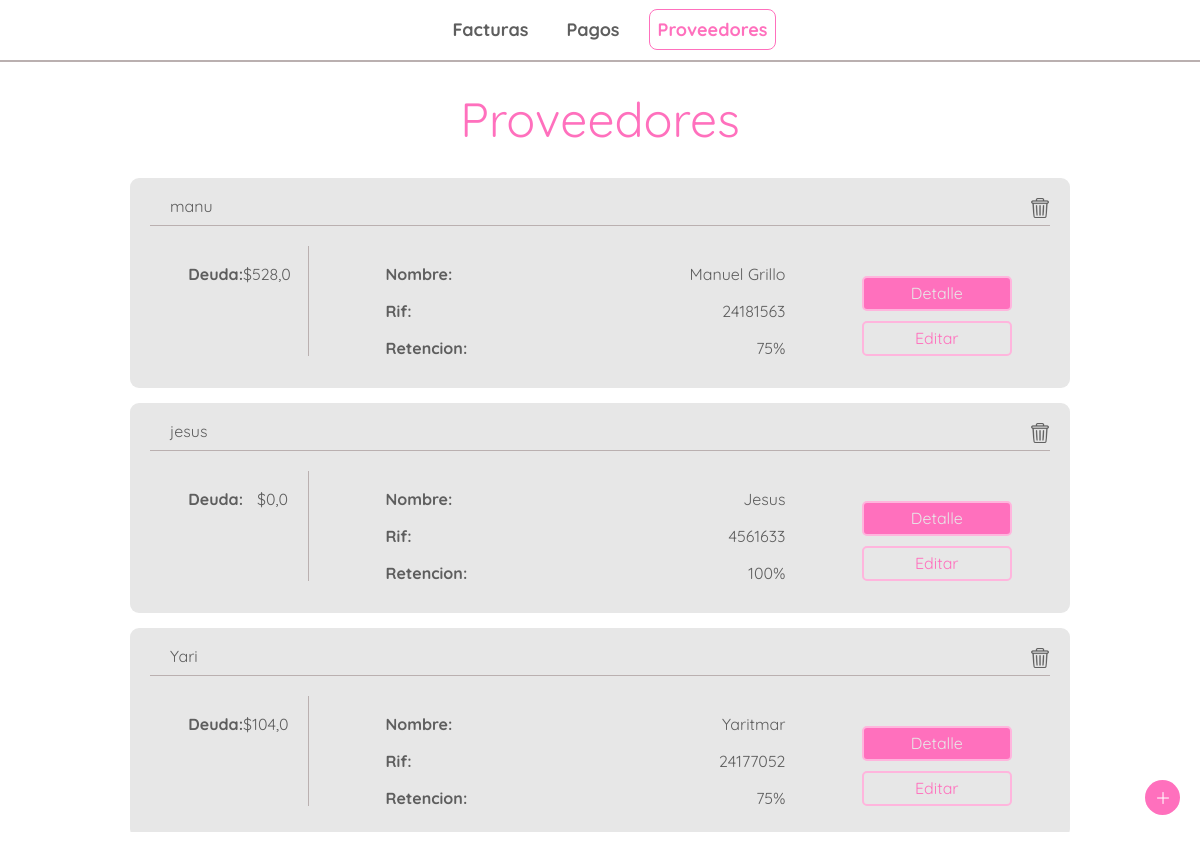
/providers/home/, run on the app's committed database.
### providers/models.py (models this page shows)
class Provider(models.Model):
    id = HashidAutoField(primary_key=True)
    rif = models.CharField(max_length=15)
    name = models.CharField(max_length=70)
    nickname = models.CharField(max_length= 70)
    TAXES = [
        ('0','0% tax retained'),
        ('75','75% tax retained'),
        ('100','100% tax retained'),
    ]
    taxtype = models.CharField(max_length=3, choices=TAXES)
    dollar_debt = models.FloatField(default=0)

### providers/views.py (the view)
# urls.py: path('', views.index, name='index'),
def index(request):
    providers_list = Provider.objects.all()
    request = reset_messages(request)
    return render(request, 'providers/index.html',{
        'providers_list':providers_list,
    })

### bills/views.py (called while the page is built)
def reset_messages(request):
    try :
        aux = request.session['message_shown']
    except KeyError:
        request.session['message_shown'] = False
        request.session['message'] = ''
    else:
        if not request.session['message_shown'] :
            request.session['message_shown'] = True
        else:
            request.session['message'] = ''
        return request

### providers/templates/providers/index.html (shortened to what this page needs)
{% extends 'bills/header.html' %}
{% block content %}
{% load static %}
<body>
<div class="bills">
    <div class="title">
        <p>Proveedores</p>
    </div>
    <div class="bills-container">
        {% for provider in providers_list %}
        <div class="bill-content">
            <div class="bill-head">
                <div class="bill-head-left">
                    <p>{{provider.nickname}}</p>
                </div>
                <div class="bill-head-right">
                    <figure>
                        <a href="{% url 'providers:delete_provider'  provider.id %}">
                            <img src="{% static 'bills/images/trash.png'  %}" alt="trash" class="trash">
                        </a>
                    </figure>
                </div>
            </div>
            <div class="bill-body">
                <div class="bill-body-sub-left-provider">
                    <div class="bill-detail">
                        <p>Deuda:</p>
                        <p>${{provider.dollar_debt}}</p>
                    </div>
                </div>
                <div class="bill-body-sub-provider">
                    <div class="bill-detail">
                        <p>Nombre:</p>
                        <p>{{provider.name}}</p>
                    </div>
                    <div class="bill-detail">
                        <p>Rif:</p>
                        <p>{{provider.rif}}</p>
                    </div>
                    <div class="bill-detail">
                        <p>Retencion:</p>
                        <p>{{provider.taxtype}}%</p>
                    </div>
                </div>
                <div class="bill-body-buttons">
                    <a href="{% url 'providers:provider_detail'  provider.id %}" class="link-primary-button">Detalle</a>
                    <a href="{% url 'providers:update_provider'  provider.id %}" class="link-secondary-button">Editar</a>
                </div>
            </div>
        </div>
        {% endfor %}
    </div>
    <div class="add">
        <figure class="figure">
            <img src="{% static 'bills/images/plus.png'  %}" alt="new-bill">
        </figure>
    </div>
</div>
</body>
{% endblock %}

### bills/static/bills/css/style.css (style rules this page uses)
:root { --font-color: #5E5E5E; --primary-pink: #FFB5DD; --secondary-pink: #FF70BD; --division: #BAB0B0; --backgorund: #FFFFFF; --white: #e7e7e7; --black: #000000; --sm: 14px; --md: 16px; --lg: 18px; }
body { font-family: 'Quicksand', sans-serif; margin: 0; color: var(--font-color); background: var(--backgorund); height: 90vh; }
.bills { width: 100%; height: 90vh; display: flex; flex-direction: column; place-items: center; position: relative; margin-top: 60px; overflow: scroll; }
.bills-container { display: flex; flex-direction: column; width: 80%; height: fit-content; place-items: center; }
.bill-content, .bill-content-p { width: 900px; display: flex; flex-direction: column; height: 170px; border-radius: 9px; background: var(--white); margin-top: 15px; padding: 20px; }
.bill-head { display: flex; justify-content: space-between; border-bottom: var(--division) 1px solid; margin-bottom: 5px; padding-bottom: 5px; }
.bill-head-left { display: flex; justify-content: space-between; margin-left: 10px; }
.bill-head-left p { margin-left: 10px; }
.bill-head-right figure { margin: 0; }
.bill-head-right figure img { width: 20px; height: 20px; opacity: 60%; }
.bill-body { display: flex; justify-content: space-around; margin-top: 15px; }
.bill-body p:nth-child(1) { font-weight: bold; }
.bill-body-sub, .bill-body-sub-p, .bill-body-sub-provider, .bill-body-sub-left, .bill-body-sub-left-p, .bill-body-sub-left-provider { display: flex; flex-direction: column; justify-content: space-between; width: 300px; }
.bill-body-sub-left, .bill-body-sub-left-p, .bill-body-sub-left-provider { border-right: var(--division) 1px solid; padding-right: 20px; }
.bill-body-sub-left-provider { width: 100px; }
.bill-body-sub-provider { width: 400px; }
.bill-detail { display: flex; justify-content: space-between; margin-top: 20px; }
.bill-body-buttons { display: flex; flex-direction: column; justify-content: space-around; margin-top: 20px; width: 150px; }
.bill-body-buttons a, .form-calc div a, .form-data-payment div a { display: block; box-sizing: border-box; height: 35px; text-align: center; padding-top: 7px; margin-top: 10px; border-radius: 5px; border: var(--primary-pink) 2px solid; text-decoration: none; }
.link-primary-button { background: var(--secondary-pink); color: var(--white); font-size: var(--md); border: var(--secondary-pink) 1px solid; }
.link-secondary-button { background: var(--white); color: var(--secondary-pink); }
.add { position: fixed; right: 45px; bottom: 5vh; }
.figure { width: 35px; height: 35px; border-radius: 50%; background: var(--secondary-pink); display: grid; place-items: center; position: fixed; right: 20px; bottom: 5vh; }
.add figure img { width: 12px; height: auto; opacity: 100%; }
.title { width: 100%; height: 50px; display: grid; place-items: center; margin-bottom: 20px; margin-top: 20px; padding-top: 15px; }
.title p { color: var(--secondary-pink); font-size: 48px; }

### data on the page
Provider: nickname "manu", dollar_debt "528,0", name "Manuel Grillo", rif "24181563", taxtype "75"
Provider: nickname "jesus", dollar_debt "0,0", name "Jesus", rif "4561633", taxtype "100"
Provider: nickname "Yari", dollar_debt "104,0", name "Yaritmar", rif "24177052", taxtype "75"
